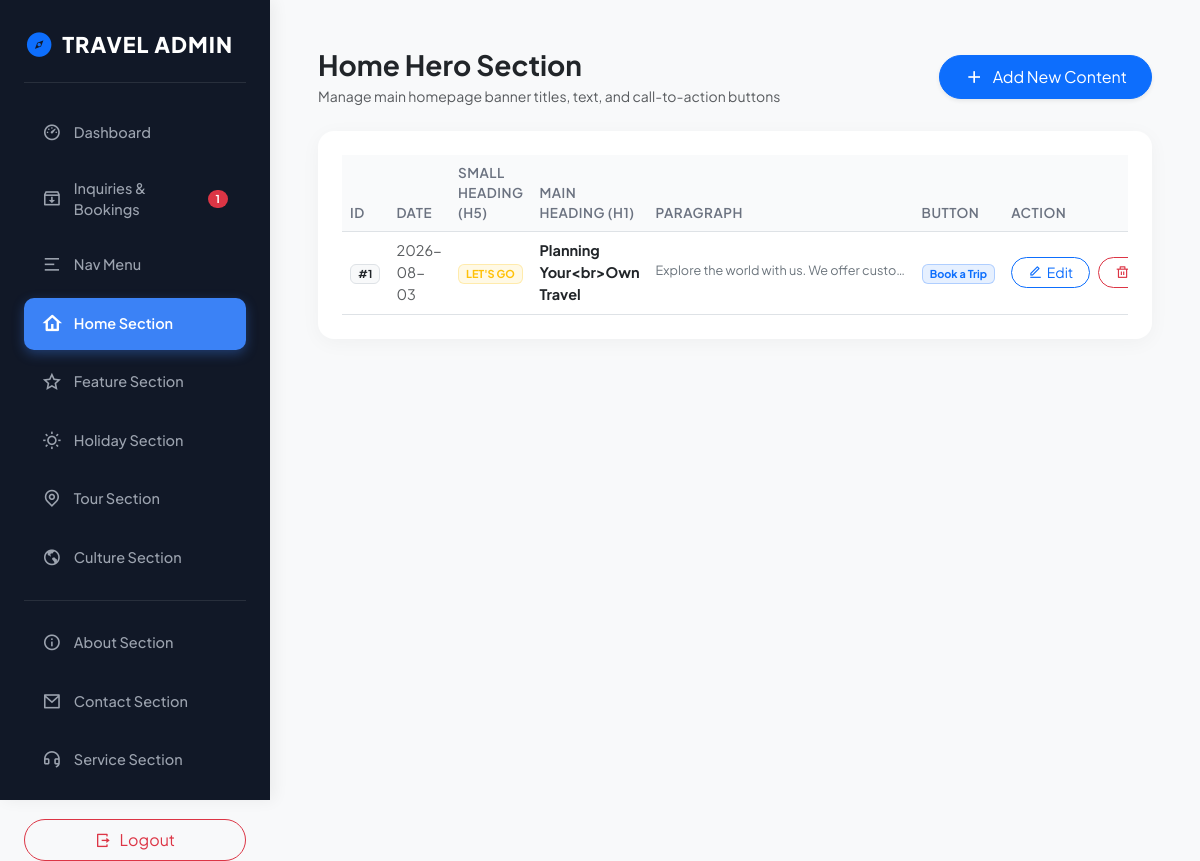
/admin/home.php (signed in), run on the app's committed database.
### tables this page shows
CREATE TABLE `home` (
  `id` int NOT NULL AUTO_INCREMENT,
  `h5` varchar(255) DEFAULT NULL,
  `h1` varchar(255) DEFAULT NULL,
  `para` text,
  `btn` varchar(100) DEFAULT NULL,
  `date` date DEFAULT NULL,
  PRIMARY KEY (`id`)
);

### admin/home.php (the view, shortened to what this page needs)
<?php
include("inc/conn.php");
include("inc/header.php");
?>
<div class="d-flex justify-content-between align-items-center mb-4">
    <div>
        <h3 class="fw-bold text-dark mb-1">Home Hero Section</h3>
        <p class="text-muted small mb-0">Manage main homepage banner titles, text, and call-to-action buttons</p>
    </div>
    <a href="home_insert.php" class="btn btn-primary rounded-pill px-4 shadow-sm d-flex align-items-center gap-2">
        <i class="ri-add-line fs-5"></i> Add New Content
    </a>
</div>
<div class="card admin-card p-4">
    <div class="table-responsive">
        <table class="table table-hover align-middle mb-0">
            <thead>
                <tr>
                    <th width="6%">ID</th>
                    <th width="12%">Date</th>
                    <th width="15%">Small Heading (H5)</th>
                    <th width="20%">Main Heading (H1)</th>
                    <th width="27%">Paragraph</th>
                    <th width="10%">Button</th>
                    <th width="10%">Action</th>
                </tr>
            </thead>
            <tbody>
                <?php
                    $sql = "SELECT * FROM home ORDER BY id DESC";
                    $rs = mysqli_query($conn, $sql);
                    if (mysqli_num_rows($rs) > 0) {
                        while ($row = mysqli_fetch_array($rs)) {
                            echo "<tr>
                                <td><span class='badge bg-light text-dark border'>#" . $row["id"] . "</span></td>
                                <td class='text-muted small'>" . htmlspecialchars($row["date"]) . "</td>
                                <td><span class='badge bg-warning bg-opacity-10 text-warning border border-warning border-opacity-25'>" . htmlspecialchars($row["h5"]) . "</span></td>
                                <td><strong class='text-dark'>" . htmlspecialchars($row["h1"]) . "</strong></td>
                                <td><span class='text-secondary small d-inline-block text-truncate' style='max-width: 250px;'>" . htmlspecialchars($row["para"]) . "</span></td>
                                <td><span class='badge bg-primary bg-opacity-10 text-primary border border-primary border-opacity-25'>" . htmlspecialchars($row["btn"]) . "</span></td>
                                <td>
                                    <div class='d-flex gap-2'>
                                        <a href='home_update.php?id=" . $row["id"] . "' class='btn btn-sm btn-outline-primary rounded-pill px-3 d-inline-flex align-items-center gap-1'>
                                            <i class='ri-edit-line'></i> Edit
                                        </a>
                                        <a href='home_delete.php?id=" . $row["id"] . "' class='btn btn-sm btn-outline-danger rounded-pill px-3 d-inline-flex align-items-center gap-1' onclick='return checkdelete()'>
                                            <i class='ri-delete-bin-line'></i> Delete
                                        </a>
                                    </div>
                                </td>
                            </tr>";
                        }
                    } else {
                        echo "<tr><td colspan='7' class='text-center py-4 text-muted'>No home content found. Click 'Add New Content' to create one.</td></tr>";
                    }
                ?>
            </tbody>
        </table>
    </div>
</div>
<?php include("inc/footer.php"); ?>

### admin/inc/header.php (style rules this page uses)
body { font-family: 'Plus Jakarta Sans', sans-serif; background-color: #f8f9fa; }
.admin-card { background: #fff; border-radius: 16px; border: none; box-shadow: 0 4px 20px rgba(0,0,0,0.04); }
.table th { font-weight: 600; font-size: 13.5px; color: #6b7280; text-transform: uppercase; letter-spacing: 0.5px; background: #f9fafb; }
.table td { vertical-align: middle; font-size: 14.5px; color: #374151; }

### data on the page
home: id "1", date "2026-08-03", h5 "LET'S GO", h1 "Planning Your<br>Own Travel", para "Explore the world with us. We offer custo…", btn "Book a Trip"

### other printed values
$newInqCount "1"
